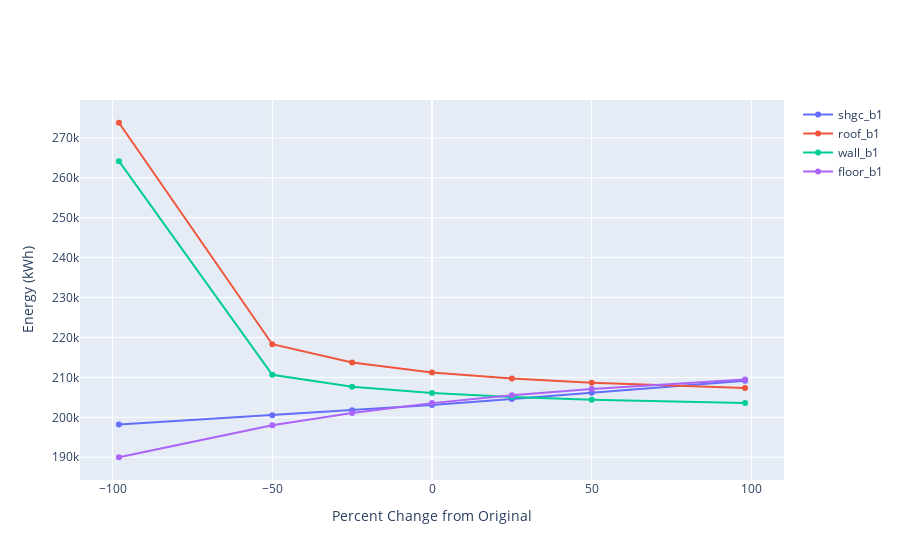

This figure's notebook cell:
### Code cell
fig = go.Figure()

for k in group_data.keys(): 
    # y = group_data[k]["total"] - group_data[k].loc[0]["total"]
    y = group_data[k]["total"]

    x = group_data[k]["perc_change"]
    fig.add_trace(
                go.Scatter(x=x, y=y, name=k)
                )
fig.update_layout(xaxis_title=f"Percent Change from Original",
            yaxis_title="Energy (kWh)",)

fig.show()

py.plot(fig, filename="g2", auto_open=False)

### Figure 1 — Plotly figure (JSON) as saved in the notebook; plotly's stock layout.template omitted (floating-point values rounded to 4 significant figures)
{"data": [{"name": "shgc_b1", "type": "scatter", "x": [-98, -50, -25, 0, 25, 50, 98], "y": [198200.0, 200500.0, 201800.0, 203100.0, 204600.0, 206100.0, 209200.0]}, {"name": "roof_b1", "type": "scatter", "x": [-98, -50, -25, 0, 25, 50, 98], "y": [273800.0, 218300.0, 213700.0, 211200.0, 209700.0, 208700.0, 207400.0]}, {"name": "wall_b1", "type": "scatter", "x": [-98, -50, -25, 0, 25, 50, 98], "y": [264200.0, 210700.0, 207700.0, 206100.0, 205100.0, 204400.0, 203600.0]}, {"name": "floor_b1", "type": "scatter", "x": [-98, -50, -25, 0, 25, 50, 98], "y": [190000.0, 198000.0, 201100.0, 203600.0, 205500.0, 207100.0, 209500.0]}], "layout": {"xaxis": {"title": {"text": "Percent Change from Original"}}, "yaxis": {"title": {"text": "Energy (kWh)"}}}}
